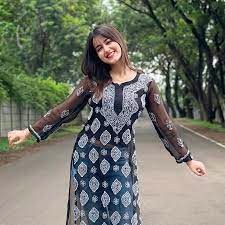
#> input picture chapterone/res/kraiti.png, 225 x 225 px
$ python main.py
#> lines starting #> are read from the running program, lines starting #| are printed output that depends on the picture
import cv2

img = cv2.imread("../res/kraiti.png")
#> img is the input picture: shape (225, 225, 3); mean B, G, R 103, 113.9, 110.7


# printing the size of the image
print(img.shape)
#| (225, 225, 3)
# output :- (225, 225, 3)
# first 255 is the height
# second 255 is the width
# 3 is the number for channels which is BGR


# now we are resizing the image
# here 101 is the width and 100 is the height
# here in this case first width will be there and then we have height
imgResize = cv2.resize(img,(101,100))
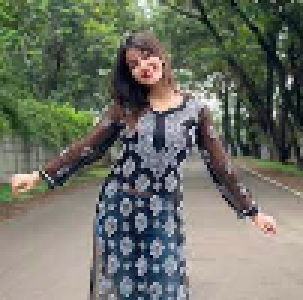
#> imgResize: shape (100, 101, 3) (shown 3 times larger); mean B, G, R 102.9, 113.8, 110.6
print(imgResize.shape)
#| (100, 101, 3)


# image itself is an array of matrix or pixels
# for crop we can delete elements of array
# note here height comes first and then width comes second
imgCropped = img[0:100,100:250]
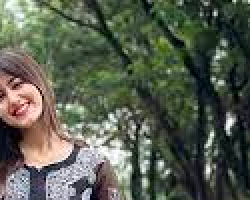
#> imgCropped: shape (100, 125, 3) (shown 2 times larger); mean B, G, R 79.5, 93, 87.3
# this 0:100 means we started from index 0 and goes upto 100
# same for 100:250 we started from 100 and goes upto 250


cv2.imshow("original_img",img)
cv2.imshow("resized_img",imgResize)
cv2.imshow("cropped_img",imgCropped)


cv2.waitKey(0)

$ run again, with chapterone/res/brock.png copied over chapterone/res/kraiti.png
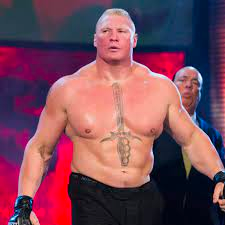
#> input picture chapterone/res/brock.png, 225 x 225 px
#> img is the input picture: shape (225, 225, 3); mean B, G, R 88.6, 72.1, 121.7
#| (225, 225, 3)
#> `imgResize = cv2.resize(img,(101,100))`:
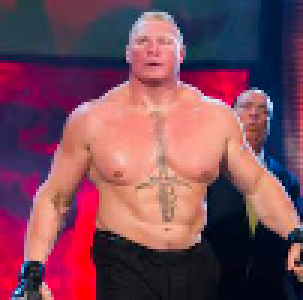
#> imgResize: shape (100, 101, 3) (shown 3 times larger); mean B, G, R 88.5, 72, 121.6
#| (100, 101, 3)
#> `imgCropped = img[0:100,100:250]`:
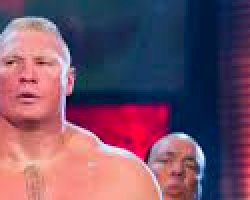
#> imgCropped: shape (100, 125, 3) (shown 2 times larger); mean B, G, R 101.6, 79.6, 114.9
